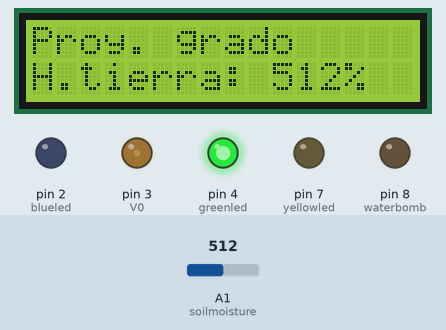
This sketch was run on a simulated Arduino Uno, built with avr-gcc and run on an emulated ATmega328P. Shown: 16×2 character LCD, output pins drawn as LEDs (lit = HIGH). The inputs (shaded band) are chosen by the test bench; at power-on: A1 (soilmoisture) = 512. What the sketch prints to the serial monitor is not drawn.

Above: at 1.2 s.
1.3 s: A1 (soilmoisture) set to 461
At 4.0 s:
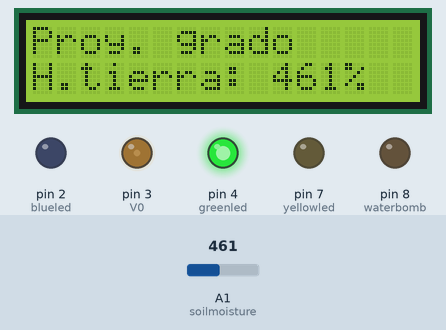
4.5 s: A1 (soilmoisture) set to 443
At 7.0 s:
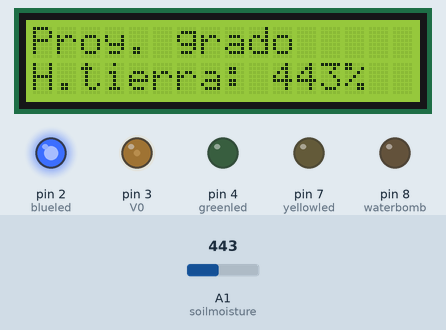
7.6 s: A1 (soilmoisture) set to 759
At 9.9 s:
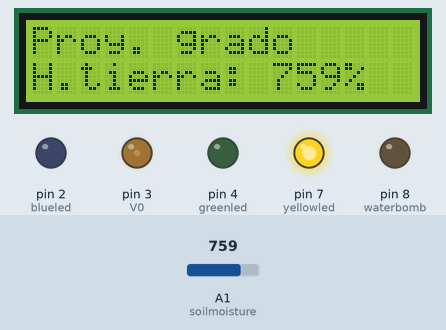
10.6 s: A1 (soilmoisture) set to 834
At 12.9 s:
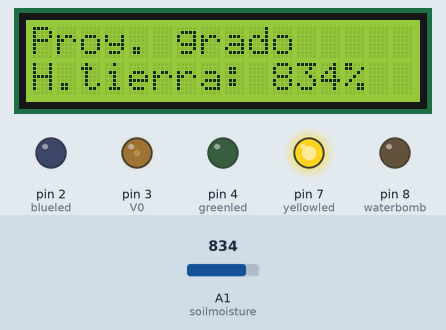
13.6 s: A1 (soilmoisture) set to 861
At 15.7 s:
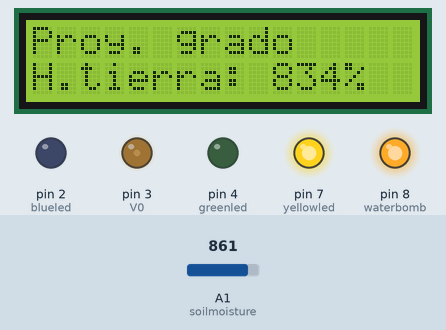
Timing chart, 0 to 17.2 s (numbered marks = the images above; inputs shaded):
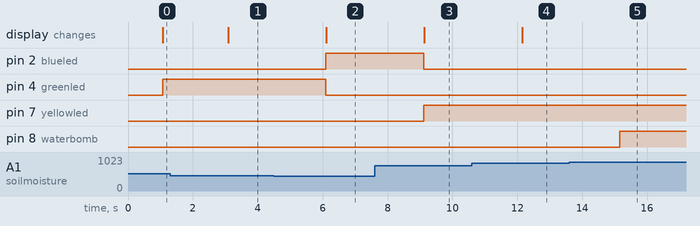

The sketch:

irrigation_system.ino
```cpp
#include <LiquidCrystal.h>

int V0 = 3;
int RS = 5;
int E = 6;
int D4 = 9;
int D5 = 10;
int D6 = 11;
int D7 = 12;

//int waterlevel = A0;
//int datawaterlevel;
int soilmoisture = A1;
int datasoilmoisture;
int blueled = 2;
int greenled = 4;
int yellowled = 7;
int waterbomb = 8;

LiquidCrystal lcd(RS, E, D4, D5, D6, D7);

void setup() {
  lcd.begin(16, 2);
  analogWrite(V0, 50);
  Serial.begin(9600);
  //pinMode(waterlevel, INPUT);
  pinMode(soilmoisture, INPUT);
  pinMode(blueled, OUTPUT);
  pinMode(greenled, OUTPUT);
  pinMode(yellowled, OUTPUT);
  pinMode(waterbomb, OUTPUT);

}
void loop() {
  lcd.clear();
  lcd.setCursor(0, 0);
  //lcd.print("N.agua: ");
  //lcd.print(datawaterlevel);
  //lcd.print("%");
  lcd.print("Proy. grado");
  lcd.setCursor(0, 1);
  lcd.print("H.tierra: ");
  lcd.print(datasoilmoisture);
  lcd.print("%");

  //datawaterlevel = analogRead(waterlevel);
  //Serial.print("Nivel del agua: ");
  //Serial.println(datawaterlevel);
  //delay(1500);

  datasoilmoisture = analogRead(soilmoisture);
  Serial.print("Humedad del suelo: ");
  Serial.println(datasoilmoisture);
  delay(1000);

 if (datasoilmoisture >= 750 && datasoilmoisture <= 1023) {
  digitalWrite(yellowled, HIGH);
 }

 else{
  digitalWrite(yellowled, LOW);
 }

 if (datasoilmoisture >= 450 && datasoilmoisture <= 749) {
  digitalWrite(greenled, HIGH);
 }

 else{
  digitalWrite(greenled, LOW);
 }

 if (datasoilmoisture >= 0 && datasoilmoisture <= 449) {
  digitalWrite(blueled, HIGH);
 }

 else{
  digitalWrite(blueled, LOW);
 }

 if(datasoilmoisture >= 850 && datasoilmoisture <= 1023) {
  digitalWrite(waterbomb, HIGH);
  delay(6000);
 }

 else{
  digitalWrite(waterbomb, LOW);
 }
}
```

Measured:
- the behaviour switches between 450 and 449 on A1 (soilmoisture) (found by bisection; images 1 and 2)
- the behaviour switches between 849 and 850 on A1 (soilmoisture) (found by bisection; images 4 and 5)
- after the input at 1.3 s, the display: changes after 1.8 s (image 1)
- after the input at 4.5 s, pin 2 (blueled): LOW → HIGH after 1.6 s; pin 4 (greenled): HIGH → LOW after 1.6 s; the display: changes after 1.6 s (image 2)
- after the input at 7.6 s, pin 2 (blueled): HIGH → LOW after 1.5 s; pin 7 (yellowled): LOW → HIGH after 1.5 s; the display: changes after 1.5 s (image 3)
- after the input at 10.6 s, the display: changes after 1.5 s (image 4)
- after the input at 13.6 s, pin 8 (waterbomb): LOW → HIGH after 1.6 s
